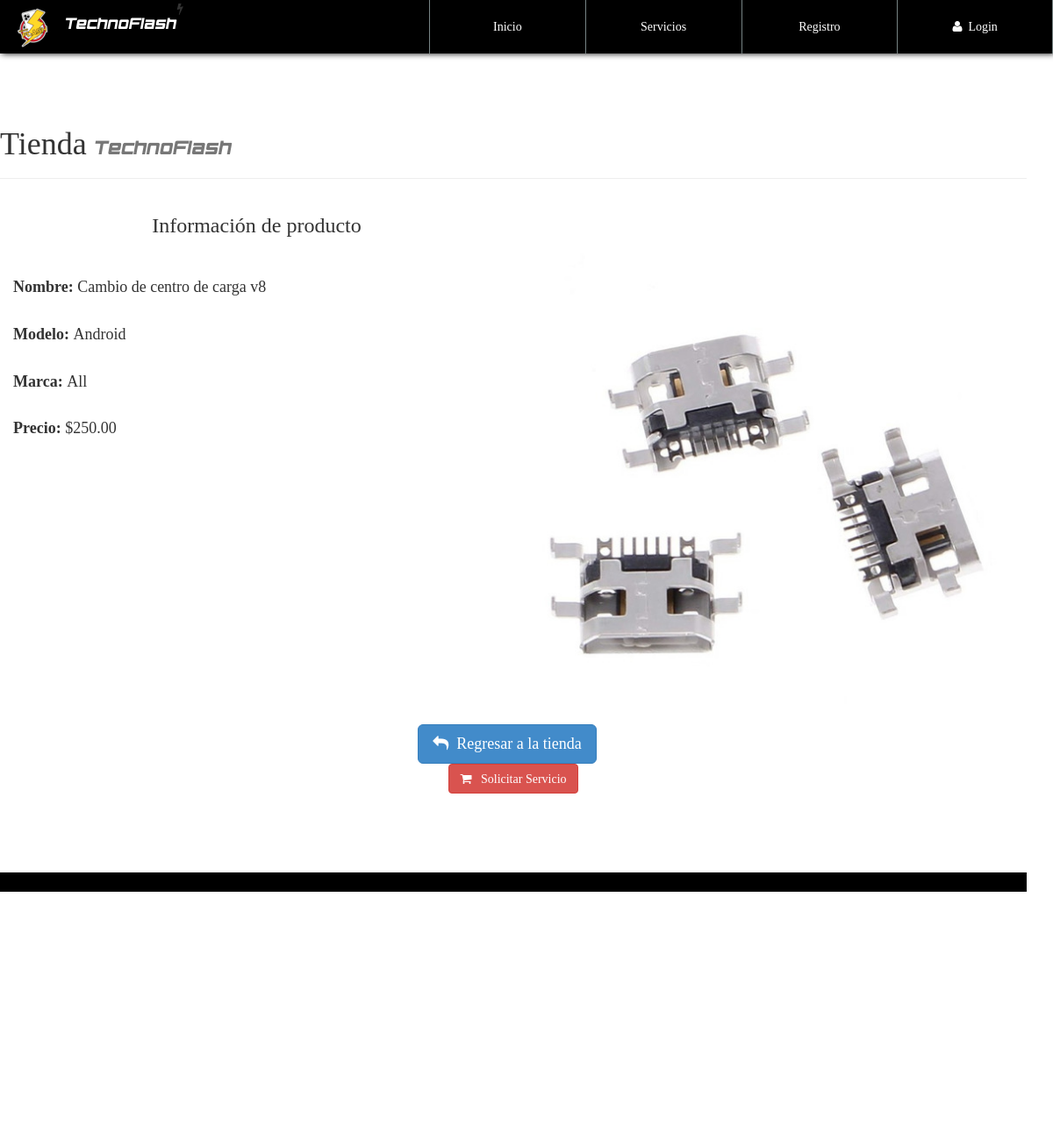
/infoProd.php?CodigoProd=1, run on the app's committed database.
### tables this page shows
CREATE TABLE `producto` (
  `CodigoProd` varchar(30) NOT NULL,
  `NombreProd` varchar(30) NOT NULL,
  `CodigoCat` varchar(30) NOT NULL,
  `Precio` decimal(30,2) NOT NULL,
  `Modelo` varchar(30) NOT NULL,
  `Marca` varchar(30) NOT NULL,
  `Stock` int(20) NOT NULL,
  `Imagen` varchar(150) NOT NULL,
  `Nombre` varchar(30) NOT NULL
);

### library/consulSQL.php (called while the page is built, shortened)
<?php
class ejecutarSQL {
    public static function conectar() {
        $host_db = "localhost";
        $usuario_db = "root";
        $clave_db = "";
        $nombre_db = "store";
        if(!$con = new mysqli($host_db, $usuario_db, $clave_db, $nombre_db)){
            die("Error en el servidor, verifique sus datos");
        }
        return $con;
    }
    public static function consultar($query) {
        $consul=mysqli_query(ejecutarSQL::conectar(),$query) or die ("Problemas al insertar".mysqli_error(ejecutarSQL::conectar()));
        return $consul;
    }
}

### infoProd.php (the view, shortened to what this page needs)
<?php
include './library/consulSQL.php';
?>
<!DOCTYPE html>
<html lang="es">
<head>
    <?php include './inc/link.php'; ?>
</head>
<body id="container-page-product">
    <?php include './inc/navbar.php'; ?>
    <section id="infoproduct">
        <div class="container">
            <div class="row">
                <div class="page-header">
                    <h1>Tienda <small class="tittles-pages-logo">TechnoFlash</small></h1>
                </div>
                <?php
                    $CodigoProducto=$_GET['CodigoProd'];
                    $productoinfo=  ejecutarSQL::consultar("select * from producto where CodigoProd='".$CodigoProducto."'");
                    while($fila=mysqli_fetch_array($productoinfo)){
                        echo '
                            <div class="col-xs-12 col-sm-6">
                                <h3 class="text-center">Información de producto</h3>
                                <br><br>
                                <h4><strong>Nombre: </strong>'.$fila['NombreProd'].'</h4><br>
                                <h4><strong>Modelo: </strong>'.$fila['Modelo'].'</h4><br>
                                <h4><strong>Marca: </strong>'.$fila['Marca'].'</h4><br>
                                <h4><strong>Precio: </strong>$'.$fila['Precio'].'</h4>
                            </div>
                            <div class="col-xs-12 col-sm-6">
                                <br><br><br>
                                <img class="img-responsive" src="assets/img-products/'.$fila['Imagen'].'">
                            </div>
                            <br><br><br>
                            <div class="col-xs-12 text-center">
                                <a href="product.php" class="btn btn-lg btn-primary"><i class="fa fa-mail-reply"></i>&nbsp;&nbsp;Regresar a la tienda</a> &nbsp;&nbsp;&nbsp;
                                <form action="https://wa.me/529811360143?text=Hola, Me interesa solicitar el servicio de '.$fila['NombreProd'].', me llamo '.$_SESSION['nombreUser'].' y el domicilio de recoleccion es '.$_SESSION['Direccion'].'" method="post" role="form">
                                <button type="submit" value="'.$fila['CodigoProd'].'" class="btn btn-danger"><i class="fa fa-shopping-cart"></i>&nbsp;&nbsp; Solicitar Servicio</button>
                            </div>
                        ';
                    }
                ?>
            </div>
        </div>
    </section>
    <?php include './inc/footer.php'; ?>
</body>
</html>

### css/style.css (style rules this page uses)
body { font-family: "FontFamilySPro"; line-height: 1.5; font-size: 1.4em; width: 100%; height: 100%; margin: 0px; padding: 0px; background-position: center center; background-repeat: no-repeat; background-attachment: fixed; background-size: cover; background-color: #fff; }
section { width: 100%; margin: 0px; padding: 90px 0px; }
.tittles-pages-logo { font-family: "FontFamilyLogo"; }
#container-page-product { background-image: url(../assets/img/font-index.JPG); }
#store, #infoproduct, #container-pedido { background-color: rgba(255,255,255,.97); min-height: 900px; }

### data on the page
producto: NombreProd "Cambio de centro de carga v8", Modelo "Android", Marca "All", Precio "250.00", Imagen (picture), $fila['CodigoProd'] 1 (drawn)
